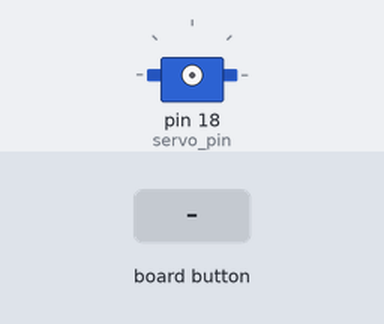
The program below on a simulated Raspberry Pi (header pin numbers). On the bench: servo. The inputs (shaded band) are chosen by the test bench. The buttons are places on the Blue Dot phone app; servo angles are drawn from the pulse width (0.5 ms = 0°, 2.5 ms = 180°).

Above: at 1.2 s.
1.3 s: button top pressed
2.8 s: button bottom pressed
At 3.5 s:
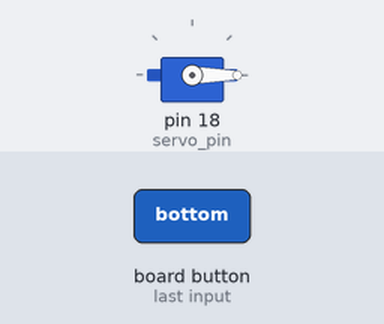
4.3 s: button middle pressed
At 4.7 s:
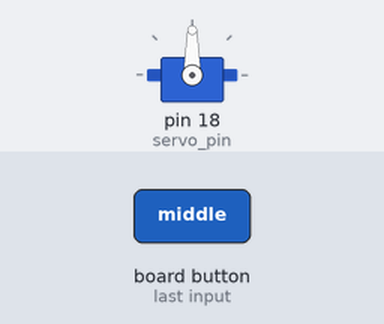
Timing chart, 0 to 7.3 s (numbered marks = the images above; inputs shaded):
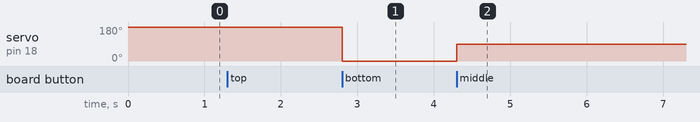

The program:

project_code.py
```python
import bluedot
import RPi.GPIO as GPIO
import time

# Set the GPIO mode and pin number for the servo
GPIO.setmode(GPIO.BOARD)
servo_pin = 18

# Setup the GPIO pin as output
GPIO.setup(servo_pin, GPIO.OUT)

# Create a PWM object with a frequency of 50Hz
pwm = GPIO.PWM(servo_pin, 50)

# Define the servo angle range
servo_min_angle = 0
servo_max_angle = 180

# Define the pulse width range for the servo
pulse_min = 2.5  # 0 degrees
pulse_max = 12.5  # 180 degrees

# Start the PWM with 0% duty cycle (servo at 0 degrees)
pwm.start(0)

def move_servo(angle):
    # Convert the angle to duty cycle
    duty_cycle = (angle / 18) + 2.5
    pwm.ChangeDutyCycle(duty_cycle)


# Callback functions for different buttons
def  handle_event(pos):
    if pos.top:
        move_servo(180)  # Move to 180 degrees
    elif pos.bottom:
        move_servo(0)  # Move to 0 degrees
    elif pos.middle:
        move_servo(90)  # Move to 90 degrees


# Create a BlueDot object
bd = bluedot.BlueDot()

# Assign the callback functions to different buttons
bd.when_pressed = handle_event

# Run the program until it's interrupted
try:
    while True:
        time.sleep(0.1)
except KeyboardInterrupt:
    # Clean up the GPIO on program exit
    GPIO.cleanup()
```

Measured:
- after the input at 2.8 s, servo on pin 18 (servo_pin): 180° → 0° at once
- after the input at 4.3 s, servo on pin 18 (servo_pin): 0° → 90° at once
